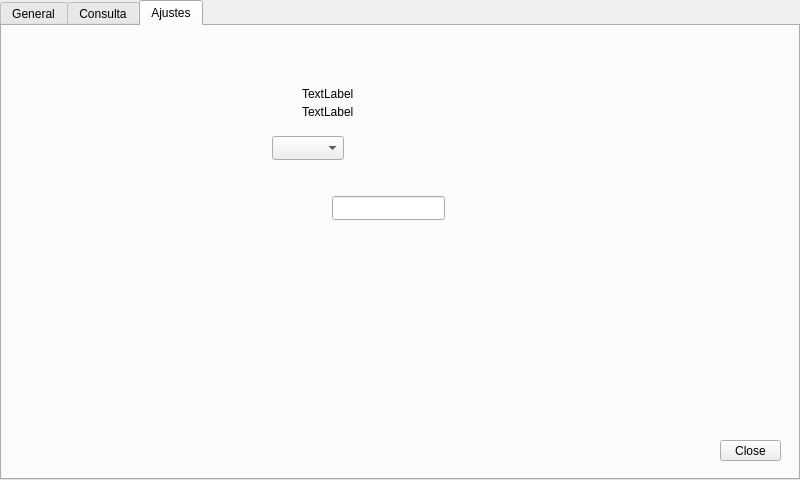
<?xml version="1.0" encoding="UTF-8"?>
<ui version="4.0">
 <class>MainWindow</class>
 <widget class="QMainWindow" name="MainWindow">
  <property name="geometry">
   <rect>
    <x>0</x>
    <y>0</y>
    <width>800</width>
    <height>480</height>
   </rect>
  </property>
  <property name="windowTitle">
   <string>MainWindow</string>
  </property>
  <widget class="QWidget" name="centralwidget">
   <widget class="QPushButton" name="btClose">
    <property name="geometry">
     <rect>
      <x>720</x>
      <y>440</y>
      <width>61</width>
      <height>21</height>
     </rect>
    </property>
    <property name="text">
     <string>Close</string>
    </property>
   </widget>
   <widget class="QTabWidget" name="Tabs">
    <property name="geometry">
     <rect>
      <x>0</x>
      <y>0</y>
      <width>800</width>
      <height>480</height>
     </rect>
    </property>
    <property name="currentIndex">
     <number>2</number>
    </property>
    <widget class="QWidget" name="tabGen">
     <attribute name="title">
      <string>General</string>
     </attribute>
    </widget>
    <widget class="QWidget" name="tabCons">
     <attribute name="title">
      <string>Consulta</string>
     </attribute>
    </widget>
    <widget class="QWidget" name="tabAju">
     <attribute name="title">
      <string>Ajustes</string>
     </attribute>
     <widget class="QComboBox" name="comboBox">
      <property name="geometry">
       <rect>
        <x>270</x>
        <y>110</y>
        <width>72</width>
        <height>24</height>
       </rect>
      </property>
     </widget>
     <widget class="QLineEdit" name="lineEdit">
      <property name="geometry">
       <rect>
        <x>330</x>
        <y>170</y>
        <width>113</width>
        <height>24</height>
       </rect>
      </property>
     </widget>
     <widget class="QLabel" name="lbIP">
      <property name="geometry">
       <rect>
        <x>300</x>
        <y>78</y>
        <width>111</width>
        <height>16</height>
       </rect>
      </property>
      <property name="text">
       <string>TextLabel</string>
      </property>
     </widget>
     <widget class="QLabel" name="lbHTTP">
      <property name="geometry">
       <rect>
        <x>300</x>
        <y>60</y>
        <width>121</width>
        <height>16</height>
       </rect>
      </property>
      <property name="text">
       <string>TextLabel</string>
      </property>
     </widget>
    </widget>
   </widget>
   <zorder>Tabs</zorder>
   <zorder>btClose</zorder>
  </widget>
 </widget>
 <tabstops>
  <tabstop>Tabs</tabstop>
  <tabstop>btClose</tabstop>
 </tabstops>
 <resources/>
 <connections/>
</ui>
